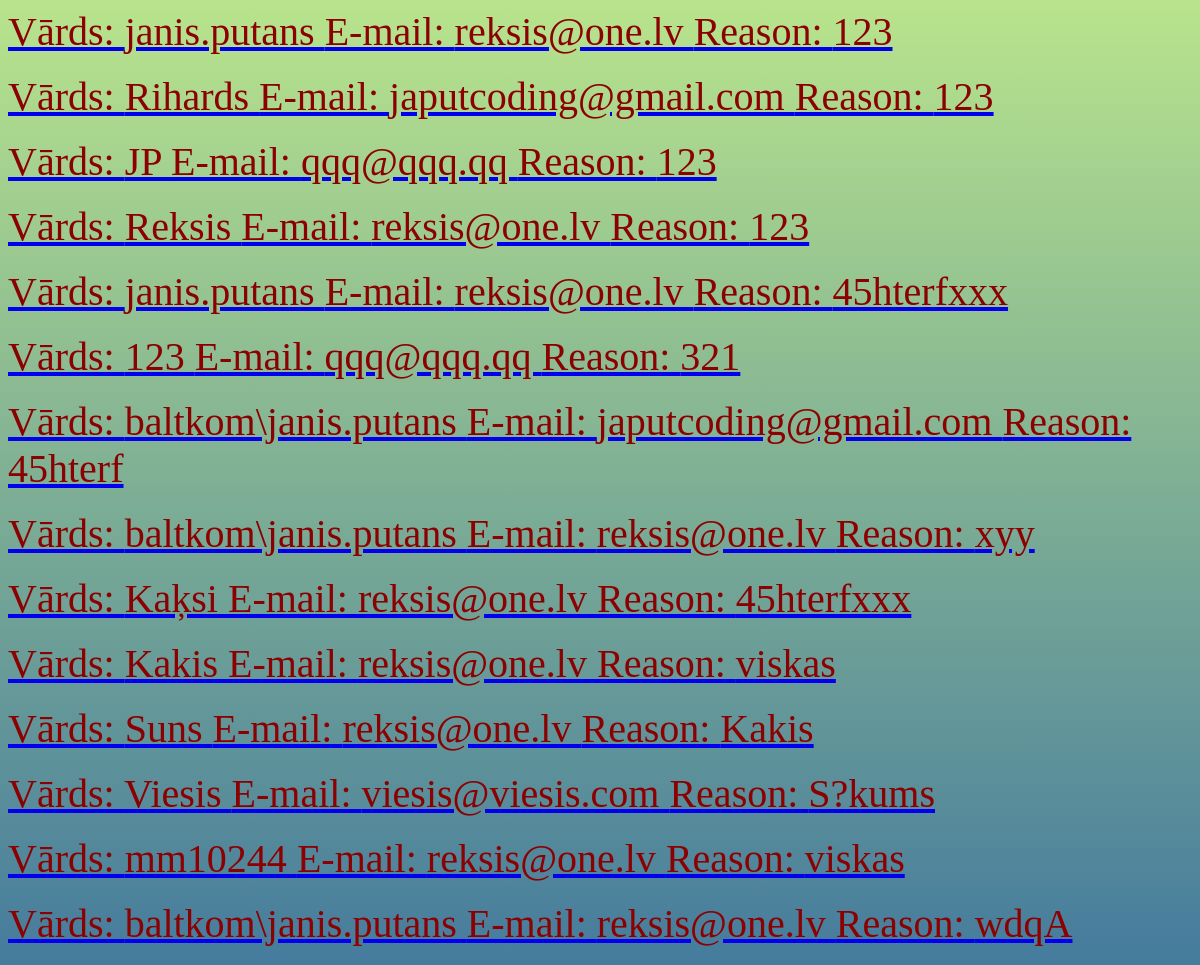
The page / on the database its author committed.
### insert_db/models.py (models this page shows)
class User(models.Model):
        username = models.CharField(max_length=77)
        e_mail = models.EmailField(max_length=78)
        reason = models.CharField(max_length=78)

### insert_db/views.py (the view)
# urls.py: path('', insert_db.views.get_users),
def get_users(request):
    users = User.objects.all()
    context = {
        'users': users,
    }
    return render(
        request,
        template_name='users.html',
        context=context,
    )

### templates/users.html
{% extends 'base.html' %}
{% block content %}
        {% for user in users %}
        <a href="{% url 'get_visit' visit_id=user.id %}">
         <div> Vārds: {{ user.username }}
             E-mail: {{ user.e_mail }}
             Reason: {{ user.reason }}
         </div><br>
        </a>
        {% endfor %}
{% endblock %}

### templates/base.html (shortened to what this page needs)
<!DOCTYPE html>
<html lang="en">
<head>
    {% load static %}
    <link rel="stylesheet" href="{% static 'style.css' %}">
</head>
<body>
    {% block content %}
    {% endblock %}
</body>
</html>

### insert_db/static/style.css (style rules this page uses)
html { background: linear-gradient(#b9e48c, #457b9d); background-repeat: no-repeat; background-size: cover; height: 100%; }
p, div { color: darkred; font-size: 5vh; }

### rows shown on the page
User: username "janis.putans", e_mail "reksis@one.lv", reason "123"
User: username "Rihards", e_mail "japutcoding@gmail.com", reason "123"
User: username "JP", e_mail "qqq@qqq.qq", reason "123"
User: username "Reksis", e_mail "reksis@one.lv", reason "123"
User: username "janis.putans", e_mail "reksis@one.lv", reason "45hterfxxx"
User: username "123", e_mail "qqq@qqq.qq", reason "321"
User: username "baltkom\\janis.putans", e_mail "japutcoding@gmail.com", reason "45hterf"
User: username "baltkom\\janis.putans", e_mail "reksis@one.lv", reason "xyy"
User: username "Kaķsi", e_mail "reksis@one.lv", reason "45hterfxxx"
User: username "Kakis", e_mail "reksis@one.lv", reason "viskas"
User: username "Suns", e_mail "reksis@one.lv", reason "Kakis"
User: username "Viesis", e_mail "viesis@viesis.com", reason "S?kums"
User: username "mm10244", e_mail "reksis@one.lv", reason "viskas"
User: username "baltkom\\janis.putans", e_mail "reksis@one.lv", reason "wdqA"
